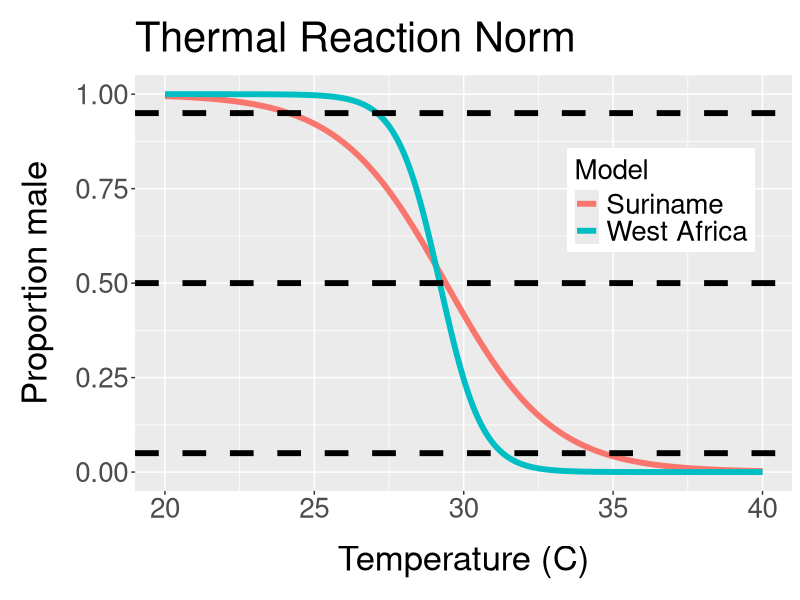

Source code (R):
# load libraries
library(ggplot2)

# temperatures
x <- seq(from = 20, to = 40, length = 1000)

# patricio et al.
t_piv1 <- 29.2
k1 <- -1.4
y1 <- 1/(1 + exp(-k1*(x - t_piv1)))

# embryogrowth (all greens)
t_piv2 <- 29.4
k2 <- -0.56
y2 <- 1/(1 + exp(-k2*(x - t_piv2)))

# make dataframe
TRN <- data.frame(Temperature = x,
                  Model = rep(c('West Africa', 'Suriname'), each = 1000),
                  Proportion_Male = c(y1, y2))

# plot
ggplot(data = TRN, aes(x = Temperature, y = Proportion_Male, col = Model)) +
  geom_line(lwd = 2) +
  geom_hline(yintercept = c(0.05, 0.50, 0.95), lty = 2, lwd = 2) +
  ylab('Proportion male') +
  xlab('Temperature (C)') +
  ggtitle('Thermal Reaction Norm') +
  theme_gray() +
  theme(axis.title.y = element_text(margin = margin(r = 15, l = 10)), 
        axis.title.x = element_text(margin = margin(t = 15, b = 10)), 
        plot.title = element_text(margin = margin(b = 10, t = 10), 
                                  size = 30), 
        axis.text = element_text(size = 20), 
        axis.title = element_text(size = 25), 
        legend.title = element_text(size = 20), 
        legend.text = element_text(size = 20), 
        legend.position = c(0.8, 0.7))
